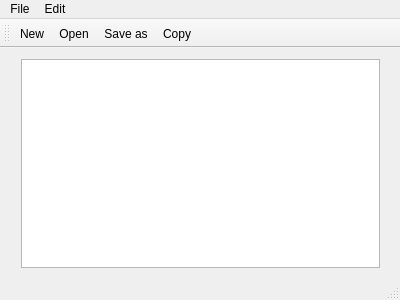
<?xml version="1.0" encoding="UTF-8"?>
<ui version="4.0">
 <class>MainWindow</class>
 <widget class="QMainWindow" name="MainWindow">
  <property name="geometry">
   <rect>
    <x>0</x>
    <y>0</y>
    <width>400</width>
    <height>300</height>
   </rect>
  </property>
  <property name="windowTitle">
   <string>MainWindow</string>
  </property>
  <widget class="QWidget" name="centralWidget">
   <widget class="QWidget" name="verticalLayoutWidget">
    <property name="geometry">
     <rect>
      <x>10</x>
      <y>0</y>
      <width>381</width>
      <height>231</height>
     </rect>
    </property>
    <layout class="QVBoxLayout" name="verticalLayout">
     <item>
      <widget class="QTextEdit" name="textEdit"/>
     </item>
    </layout>
   </widget>
  </widget>
  <widget class="QMenuBar" name="menuBar">
   <property name="geometry">
    <rect>
     <x>0</x>
     <y>0</y>
     <width>400</width>
     <height>24</height>
    </rect>
   </property>
   <widget class="QMenu" name="menuFile">
    <property name="title">
     <string>File</string>
    </property>
    <addaction name="actionNew"/>
    <addaction name="actionOpen"/>
    <addaction name="actionSave_as"/>
    <addaction name="actionPrint"/>
    <addaction name="actionExit"/>
   </widget>
   <widget class="QMenu" name="menuEdit">
    <property name="title">
     <string>Edit</string>
    </property>
    <addaction name="actionCopy"/>
    <addaction name="actionPaste"/>
    <addaction name="actionCut"/>
    <addaction name="actionUndo"/>
    <addaction name="actionRedo"/>
   </widget>
   <addaction name="menuFile"/>
   <addaction name="menuEdit"/>
  </widget>
  <widget class="QToolBar" name="mainToolBar">
   <attribute name="toolBarArea">
    <enum>TopToolBarArea</enum>
   </attribute>
   <attribute name="toolBarBreak">
    <bool>false</bool>
   </attribute>
   <addaction name="actionNew"/>
   <addaction name="actionOpen"/>
   <addaction name="actionSave_as"/>
   <addaction name="actionCopy"/>
  </widget>
  <widget class="QStatusBar" name="statusBar"/>
  <action name="actionNew">
   <property name="icon">
    <iconset>
     <normalon>:/images/new.jpeg</normalon>
    </iconset>
   </property>
   <property name="text">
    <string>New</string>
   </property>
  </action>
  <action name="actionOpen">
   <property name="icon">
    <iconset resource="resources.qrc">
     <normaloff>:/images/open.png</normaloff>:/images/open.png</iconset>
   </property>
   <property name="text">
    <string>Open</string>
   </property>
  </action>
  <action name="actionSave_as">
   <property name="icon">
    <iconset>
     <normalon>:/images/save as.png</normalon>
    </iconset>
   </property>
   <property name="text">
    <string>Save as</string>
   </property>
  </action>
  <action name="actionPrint">
   <property name="icon">
    <iconset>
     <normalon>:/images/print.jpeg</normalon>
    </iconset>
   </property>
   <property name="text">
    <string>Print</string>
   </property>
  </action>
  <action name="actionExit">
   <property name="icon">
    <iconset resource="resources.qrc">
     <normaloff>:/images/exit.png</normaloff>:/images/exit.png</iconset>
   </property>
   <property name="text">
    <string>Exit</string>
   </property>
  </action>
  <action name="actionCopy">
   <property name="icon">
    <iconset resource="resources.qrc">
     <normaloff>:/images/copy.png</normaloff>:/images/copy.png</iconset>
   </property>
   <property name="text">
    <string>Copy</string>
   </property>
  </action>
  <action name="actionPaste">
   <property name="icon">
    <iconset resource="resources.qrc">
     <normaloff>:/images/paste.png</normaloff>:/images/paste.png</iconset>
   </property>
   <property name="text">
    <string>Paste</string>
   </property>
  </action>
  <action name="actionCut">
   <property name="icon">
    <iconset resource="resources.qrc">
     <normaloff>:/images/cut.png</normaloff>:/images/cut.png</iconset>
   </property>
   <property name="text">
    <string>Cut</string>
   </property>
  </action>
  <action name="actionUndo">
   <property name="icon">
    <iconset resource="resources.qrc">
     <normaloff>:/images/undo.png</normaloff>:/images/undo.png</iconset>
   </property>
   <property name="text">
    <string>Undo</string>
   </property>
  </action>
  <action name="actionRedo">
   <property name="icon">
    <iconset>
     <normalon>:/images/redo.png</normalon>
    </iconset>
   </property>
   <property name="text">
    <string>Redo</string>
   </property>
  </action>
 </widget>
 <layoutdefault spacing="6" margin="11"/>
 <resources>
  <include location="resources.qrc"/>
 </resources>
 <connections/>
</ui>
